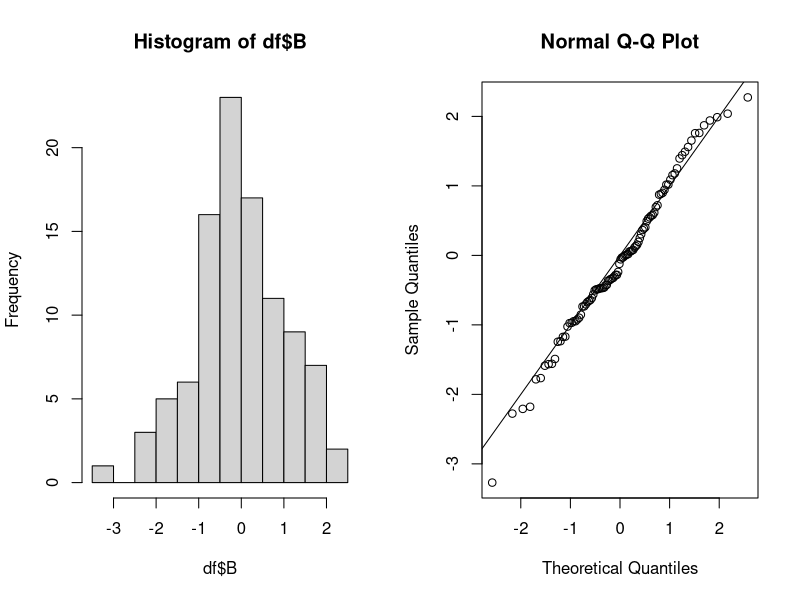
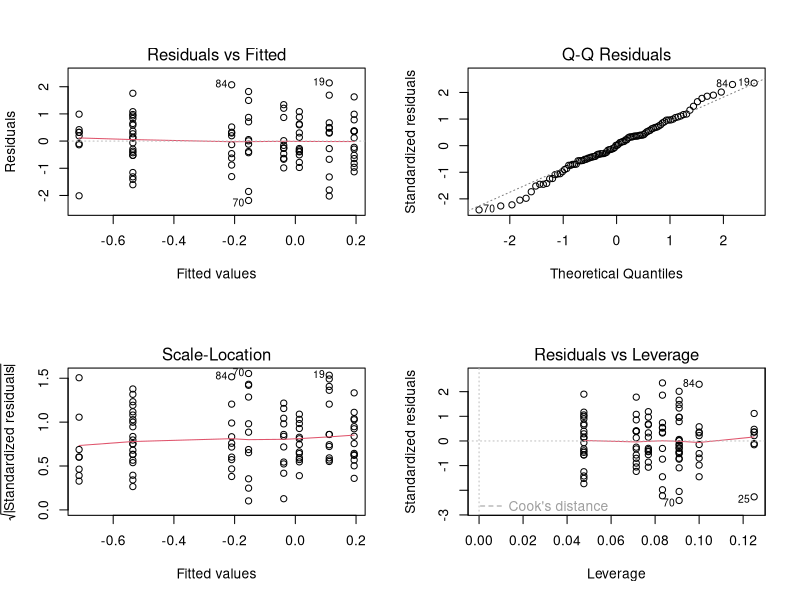

Source code (R) for these figures, in order:
## ---- chunk 1
knitr::opts_chunk$set(echo = TRUE, comment="")
## ---- chunk 2
df <- data.frame("A"=sample(c(0,1), 100, replace = TRUE),
                 "B"=rnorm(100),
                 "C"=rnorm(100))
df
## ---- chunk 3
t.test(df$B, mu = 0)
## ---- chunk 4
t.test(df$B ~ df$A)
## ---- chunk 5
t.test(df$B, df$C, paired = TRUE)
## ---- chunk 6
## Normality
par(mfrow = c(1,2))
hist(df$B)
qqnorm(df$B)
abline(a=0, b=1)

## Variance
var(df$B)
var(df$C)
## ---- chunk 7
fit_ano = aov(df$B ~ df$A)
summary(fit_ano)
t.test(df$B ~ df$A)$p.value
## ---- chunk 8
library(tidyverse)
df <- data.frame("A"=sample(c(0,1), 100, replace = TRUE) %>% factor,
                 "B"=rnorm(100),
                 "C"=rnorm(100),
                 "D"=sample(c(1:4), 100, replace = TRUE) %>% factor)
df
## ---- chunk 9
fit1 = aov(B ~ D, data = df)
summary(fit1)
## ---- chunk 10
fit2 = aov(B ~ D * A, data = df)
summary(fit2)
## ---- chunk 11
df$ID = 1:100
## ---- chunk 12
library(tidyverse)
df_long = gather(df, "var", "value", 2:3)
df_long
## ---- chunk 13
fit3 = aov(value ~ var + Error(ID), data = df_long)
summary(fit3)
## ---- chunk 14
fit4 = aov(value ~ var * D * A + Error(ID), data = df_long)
summary(fit4)
## ---- chunk 15
par(mfrow = c(2,2))
plot(fit2)
## ---- chunk 16
library(car)
leveneTest(fit2)
## ---- chunk 17
fit5 = lm(B ~ A, data = df)
summary(fit5)
